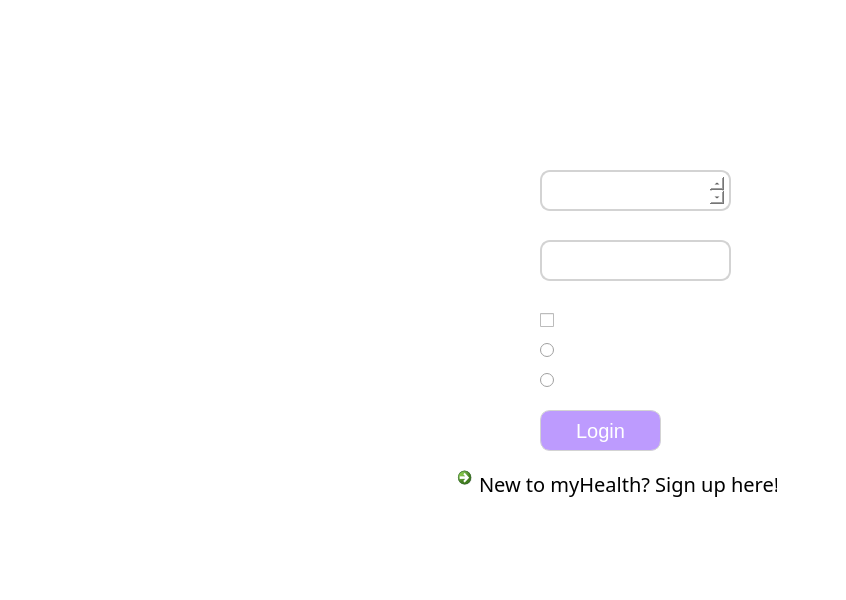
<?xml version="1.0" encoding="UTF-8"?>
<ui version="4.0">
 <class>MainWindow</class>
 <widget class="QMainWindow" name="MainWindow">
  <property name="geometry">
   <rect>
    <x>0</x>
    <y>0</y>
    <width>846</width>
    <height>600</height>
   </rect>
  </property>
  <property name="sizePolicy">
   <sizepolicy hsizetype="Fixed" vsizetype="Fixed">
    <horstretch>0</horstretch>
    <verstretch>0</verstretch>
   </sizepolicy>
  </property>
  <property name="palette">
   <palette>
    <active>
     <colorrole role="Window">
      <brush brushstyle="SolidPattern">
       <color alpha="255">
        <red>255</red>
        <green>255</green>
        <blue>255</blue>
       </color>
      </brush>
     </colorrole>
    </active>
    <inactive>
     <colorrole role="Window">
      <brush brushstyle="SolidPattern">
       <color alpha="255">
        <red>255</red>
        <green>255</green>
        <blue>255</blue>
       </color>
      </brush>
     </colorrole>
    </inactive>
    <disabled>
     <colorrole role="Base">
      <brush brushstyle="SolidPattern">
       <color alpha="255">
        <red>255</red>
        <green>255</green>
        <blue>255</blue>
       </color>
      </brush>
     </colorrole>
     <colorrole role="Window">
      <brush brushstyle="SolidPattern">
       <color alpha="255">
        <red>255</red>
        <green>255</green>
        <blue>255</blue>
       </color>
      </brush>
     </colorrole>
    </disabled>
   </palette>
  </property>
  <property name="windowTitle">
   <string>MainWindow</string>
  </property>
  <property name="tabShape">
   <enum>QTabWidget::TabShape::Rounded</enum>
  </property>
  <widget class="QWidget" name="centralwidget">
   <property name="sizePolicy">
    <sizepolicy hsizetype="Fixed" vsizetype="Fixed">
     <horstretch>0</horstretch>
     <verstretch>0</verstretch>
    </sizepolicy>
   </property>
   <widget class="QLabel" name="label">
    <property name="geometry">
     <rect>
      <x>0</x>
      <y>-40</y>
      <width>851</width>
      <height>621</height>
     </rect>
    </property>
    <property name="sizePolicy">
     <sizepolicy hsizetype="Fixed" vsizetype="Fixed">
      <horstretch>0</horstretch>
      <verstretch>0</verstretch>
     </sizepolicy>
    </property>
    <property name="sizeIncrement">
     <size>
      <width>0</width>
      <height>0</height>
     </size>
    </property>
    <property name="font">
     <font>
      <family>Arial</family>
      <pointsize>12</pointsize>
     </font>
    </property>
    <property name="text">
     <string/>
    </property>
    <property name="pixmap">
     <pixmap resource="Resources.qrc">:/new/images/WelcomeBG.png</pixmap>
    </property>
    <property name="scaledContents">
     <bool>true</bool>
    </property>
   </widget>
   <widget class="QPushButton" name="pushButton">
    <property name="geometry">
     <rect>
      <x>540</x>
      <y>410</y>
      <width>121</width>
      <height>41</height>
     </rect>
    </property>
    <property name="cursor">
     <cursorShape>PointingHandCursor</cursorShape>
    </property>
    <property name="styleSheet">
     <string notr="true">background-color: rgb(189, 155, 254); 
    border: 1px solid #D3D3D3;  
    border-radius: 10px; 
    padding: 5px; 
font-style: bold;
    color: white;
    font-size: 20px;</string>
    </property>
    <property name="text">
     <string>Login</string>
    </property>
   </widget>
   <widget class="QCommandLinkButton" name="commandLinkButton">
    <property name="geometry">
     <rect>
      <x>450</x>
      <y>460</y>
      <width>331</width>
      <height>41</height>
     </rect>
    </property>
    <property name="font">
     <font>
      <family>white</family>
      <pointsize>-1</pointsize>
      <italic>false</italic>
      <bold>false</bold>
     </font>
    </property>
    <property name="autoFillBackground">
     <bool>false</bool>
    </property>
    <property name="styleSheet">
     <string notr="true">font: 20px white;</string>
    </property>
    <property name="text">
     <string>New to myHealth? Sign up here!</string>
    </property>
    <property name="icon">
     <iconset theme="QIcon::ThemeIcon::ContactNew"/>
    </property>
   </widget>
   <widget class="QCheckBox" name="showPassword">
    <property name="geometry">
     <rect>
      <x>540</x>
      <y>310</y>
      <width>131</width>
      <height>20</height>
     </rect>
    </property>
    <property name="styleSheet">
     <string notr="true">    color: white;
    font-size: 15px;</string>
    </property>
    <property name="text">
     <string>Show Password</string>
    </property>
   </widget>
   <widget class="QLabel" name="usernamelabel">
    <property name="geometry">
     <rect>
      <x>400</x>
      <y>170</y>
      <width>131</width>
      <height>41</height>
     </rect>
    </property>
    <property name="font">
     <font>
      <family>Bodoni 72 Oldstyle</family>
      <pointsize>-1</pointsize>
      <bold>true</bold>
     </font>
    </property>
    <property name="styleSheet">
     <string notr="true">    color: white;
    font-size: 20px;</string>
    </property>
    <property name="text">
     <string>USERNAME:</string>
    </property>
   </widget>
   <widget class="QLabel" name="passwordlabel">
    <property name="geometry">
     <rect>
      <x>400</x>
      <y>240</y>
      <width>131</width>
      <height>41</height>
     </rect>
    </property>
    <property name="font">
     <font>
      <family>Bodoni 72 Oldstyle</family>
      <pointsize>-1</pointsize>
      <bold>true</bold>
     </font>
    </property>
    <property name="styleSheet">
     <string notr="true">    color: white;
    font-size: 20px;</string>
    </property>
    <property name="text">
     <string>PASSWORD:</string>
    </property>
   </widget>
   <widget class="QTextEdit" name="usernametextEdit">
    <property name="geometry">
     <rect>
      <x>540</x>
      <y>170</y>
      <width>191</width>
      <height>41</height>
     </rect>
    </property>
    <property name="font">
     <font>
      <family>Arial</family>
      <pointsize>16</pointsize>
     </font>
    </property>
    <property name="styleSheet">
     <string notr="true">    background-color: #FFFFFF; 
    border: 2px solid #D3D3D3;  
    border-radius: 10px; 
    padding: 5px;
	color: black;</string>
    </property>
    <property name="html">
     <string>&lt;!DOCTYPE HTML PUBLIC &quot;-//W3C//DTD HTML 4.0//EN&quot; &quot;http://www.w3.org/TR/REC-html40/strict.dtd&quot;&gt;
&lt;html&gt;&lt;head&gt;&lt;meta name=&quot;qrichtext&quot; content=&quot;1&quot; /&gt;&lt;meta charset=&quot;utf-8&quot; /&gt;&lt;style type=&quot;text/css&quot;&gt;
p, li { white-space: pre-wrap; }
hr { height: 1px; border-width: 0; }
li.unchecked::marker { content: &quot;\2610&quot;; }
li.checked::marker { content: &quot;\2612&quot;; }
&lt;/style&gt;&lt;/head&gt;&lt;body style=&quot; font-family:'Arial'; font-size:16pt; font-weight:400; font-style:normal;&quot;&gt;
&lt;p style=&quot;-qt-paragraph-type:empty; margin-top:0px; margin-bottom:0px; margin-left:0px; margin-right:0px; -qt-block-indent:0; text-indent:0px;&quot;&gt;&lt;br /&gt;&lt;/p&gt;&lt;/body&gt;&lt;/html&gt;</string>
    </property>
   </widget>
   <widget class="QLineEdit" name="passwordlineEdit">
    <property name="geometry">
     <rect>
      <x>540</x>
      <y>240</y>
      <width>191</width>
      <height>41</height>
     </rect>
    </property>
    <property name="font">
     <font>
      <family>Arial</family>
      <pointsize>16</pointsize>
     </font>
    </property>
    <property name="styleSheet">
     <string notr="true">    background-color: #FFFFFF; 
    border: 2px solid #D3D3D3;  
    border-radius: 10px; 
    padding: 5px;
	color: black;</string>
    </property>
    <property name="echoMode">
     <enum>QLineEdit::EchoMode::Password</enum>
    </property>
   </widget>
   <widget class="QRadioButton" name="doctorRadioButton">
    <property name="geometry">
     <rect>
      <x>540</x>
      <y>340</y>
      <width>121</width>
      <height>20</height>
     </rect>
    </property>
    <property name="styleSheet">
     <string notr="true">    color: white;
    font-size: 15px;</string>
    </property>
    <property name="text">
     <string>I am a doctor</string>
    </property>
   </widget>
   <widget class="QRadioButton" name="patientRadioButton">
    <property name="geometry">
     <rect>
      <x>540</x>
      <y>370</y>
      <width>121</width>
      <height>20</height>
     </rect>
    </property>
    <property name="styleSheet">
     <string notr="true">    color: white;
    font-size: 15px;</string>
    </property>
    <property name="text">
     <string>I am a patient</string>
    </property>
   </widget>
  </widget>
  <widget class="QMenuBar" name="menubar">
   <property name="geometry">
    <rect>
     <x>0</x>
     <y>0</y>
     <width>846</width>
     <height>22</height>
    </rect>
   </property>
  </widget>
 </widget>
 <resources>
  <include location="Resources.qrc"/>
 </resources>
 <connections/>
</ui>
